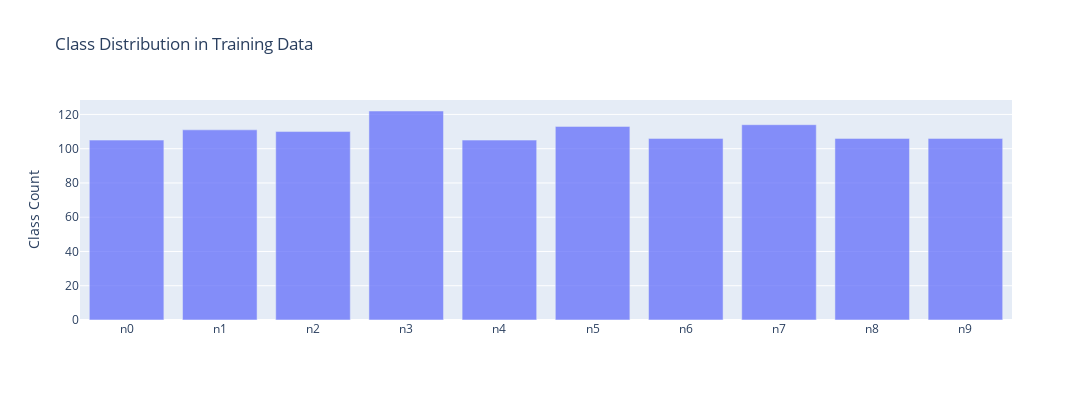

The notebook cell saved with this chart:
### Code cell
x1, y1 = create_stack_bar_data('classes', training_data)
x1 = list(train_generator.class_indices.keys())

trace1 = go.Bar(x=x1, y=y1, opacity=0.75, name="Class Count")
layout = dict(height=400, width=1200, title='Class Distribution in Training Data', legend=dict(orientation="h"), 
                yaxis = dict(title = 'Class Count'))
fig = go.Figure(data=[trace1], layout=layout);
iplot(fig);

### Figure 1 — Plotly figure (JSON) as saved in the notebook; plotly's stock layout.template omitted (floating-point values rounded to 4 significant figures)
{"data": [{"name": "Class Count", "opacity": 0.75, "type": "bar", "x": ["n0", "n1", "n2", "n3", "n4", "n5", "n6", "n7", "n8", "n9"], "y": [105, 111, 110, 122, 105, 113, 106, 114, 106, 106]}], "layout": {"height": 400, "legend": {"orientation": "h"}, "title": {"text": "Class Distribution in Training Data"}, "width": 1200, "xaxis": {"autorange": true, "range": [-0.5, 9.5], "type": "category"}, "yaxis": {"autorange": true, "range": [0, 128.4], "title": {"text": "Class Count"}, "type": "linear"}}}
